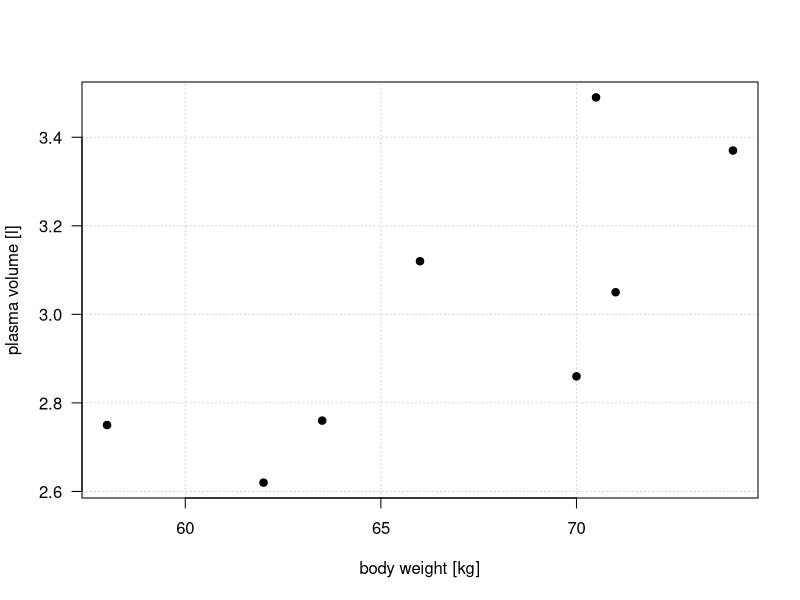
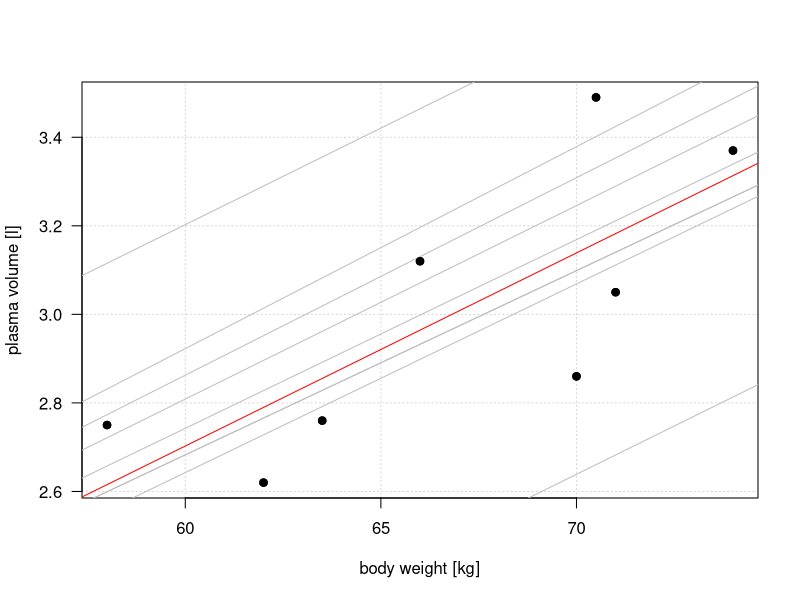

Source code (R) for these figures, in order:
## ---- chunk 1

weight <- c(58, 70, 74, 63.5, 62.0, 70.5, 71.0, 66.0) # body weight (kg)
plasma <- c(2.75, 2.86, 3.37, 2.76, 2.62, 3.49, 3.05, 3.12) # plasma volume (liters)

## ---- chunk 2

plot(weight, plasma, pch=19, las=1, xlab = "body weight [kg]", ylab="plasma volume [l]",  panel.first = grid())
#abline(lm(plasma~weight), col="red") # regression line

## ---- chunk 3

plot(weight, plasma, pch=19, las=1, xlab = "body weight [kg]", ylab="plasma volume [l]", panel.first = grid())

reg1 <- lm(plasma ~ weight)
a <- reg1$coefficients[1]
b <- reg1$coefficients[2]

abline(a=a+0.1 , b + 0.001, col="gray")
abline(a=a+0.1 , b + 0.0001, col="gray")
#abline(a=a , b + 0.00015, col="gray")
abline(a=a+0.1 , b + 0.002, col="gray")
abline(a=a+0.1 , b - 0.002, col="gray")
abline(a=a+0.1 , b - 0.002, col="gray")
abline(a=a+0.1 , b - 0.001, col="gray")
abline(a=a, b - 0.001, col="gray")
abline(a=a+0.5 , b , col="gray")
abline(a=a-0.5 , b , col="gray")

abline(lm(plasma~weight), col="red") # regression line

points(weight, plasma, pch=19)

#round(a,3)
#round(b,3)
## ---- chunk 4
# initial data
weight <- c(58, 70, 74, 63.5, 62.0, 70.5, 71.0, 66.0) # body weight (kg)
plasma <- c(2.75, 2.86, 3.37, 2.76, 2.62, 3.49, 3.05, 3.12) # plasma volume (liters)

# rename variables for convenience
x <- weight
y <- plasma

# mean values of x and y
x.bar <- mean(x)
y.bar <- mean(y)

# Sum of squares
Sxx <-  sum((x - x.bar)^2)
Sxy <- sum((x-x.bar)*(y-y.bar))

# Coefficient estimates
beta.hat <- Sxy / Sxx
alpha.hat <- y.bar - Sxy/Sxx*x.bar

# Print estimated coefficients alpha and beta
print(alpha.hat)
print(beta.hat)

## ---- chunk 5

lm(plasma ~ weight)

## ---- chunk 6


